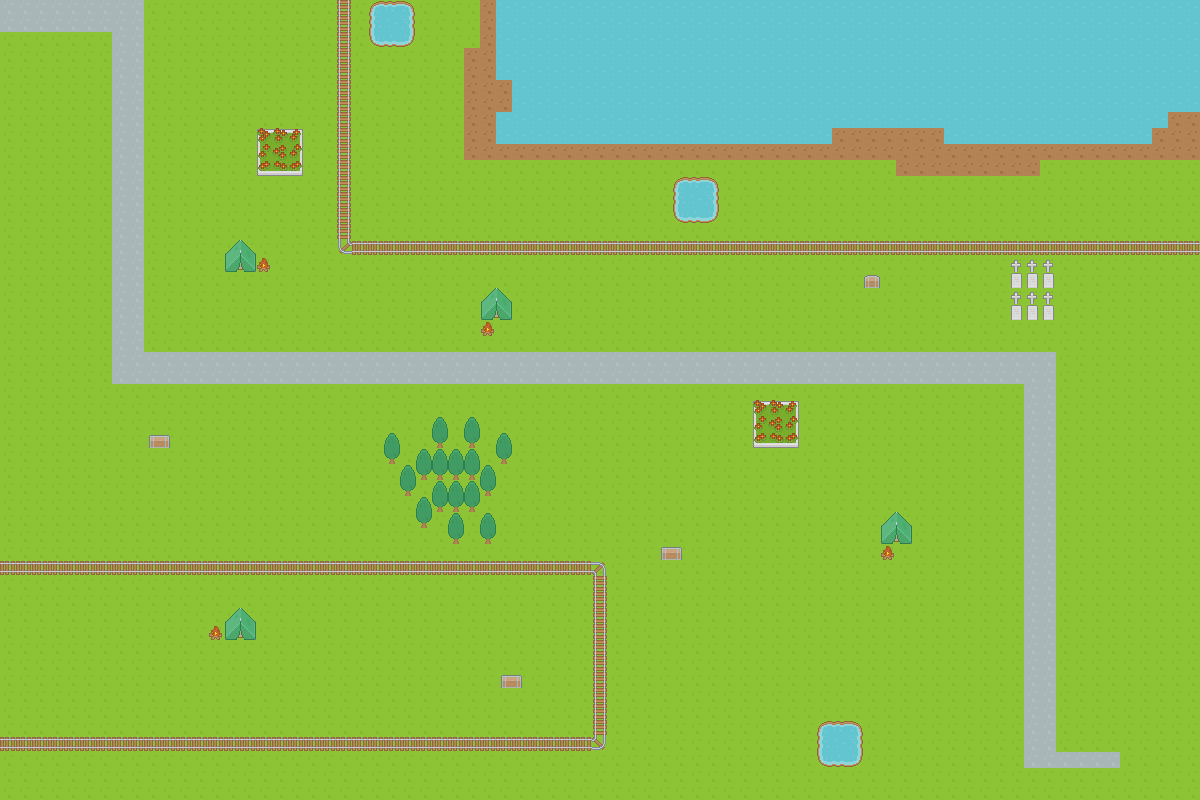

Rendered tile map (Tiled .tmx) drawn with the repository's tilesets; below, a short description and the map source with its tile grids summarised:
An orthogonal 75x50 tile map with 16x16 px tiles, 3 tile layers (layer1, layer2, layer3) and 15 objects.

<map version="1.2" tiledversion="1.2.1" orientation="orthogonal" renderorder="right-down" width="75" height="50" tilewidth="16" tileheight="16" infinite="0" nextlayerid="7" nextobjectid="27">
 <tileset firstgid="1" source="map.tsx" />
 <layer id="1" name="layer1" width="75" height="50">
  <data>[3750 cells, 3750 non-empty, 3 distinct tile ids]</data>
 </layer>
 <layer id="2" name="layer2" width="75" height="50">
  <data>[3750 cells, 326 non-empty, 27 distinct tile ids]</data>
 </layer>
 <layer id="3" name="layer3" width="75" height="50">
  <data>[3750 cells, 173 non-empty, 9 distinct tile ids]</data>
 </layer>
 <objectgroup id="4" name="staticObjects">
  <object id="2" x="753" y="401.5" width="44" height="43.5" />
  <object id="5" x="383.5" y="417" width="129.5" height="127" />
  <object id="7" x="256" y="128" width="48.5" height="47.5" />
  <object id="17" x="816" y="720" width="48.6667" height="46.6667" />
  <object id="18" x="670.667" y="176" width="49.3333" height="46.6667" />
  <object id="19" x="366.667" y="0.666667" width="50" height="47.3333" />
  <object id="23" x="1008" y="256" width="50" height="64" />
 </objectgroup>
 <objectgroup id="6" name="treasures">
  <object id="11" x="863.455" y="273.394" width="16.8182" height="14.7273" />
  <object id="13" x="480" y="287.25" width="32" height="49" />
  <object id="14" x="222.417" y="240.417" width="48.5" height="32" />
  <object id="15" x="208.417" y="609.583" width="48.5" height="31" />
  <object id="22" x="879.833" y="511.667" width="31" height="46" />
  <object id="24" x="653" y="544" width="33" height="14" />
  <object id="25" x="497" y="674" width="33" height="14" />
  <object id="26" x="144" y="433" width="33" height="14" />
 </objectgroup>
</map>
